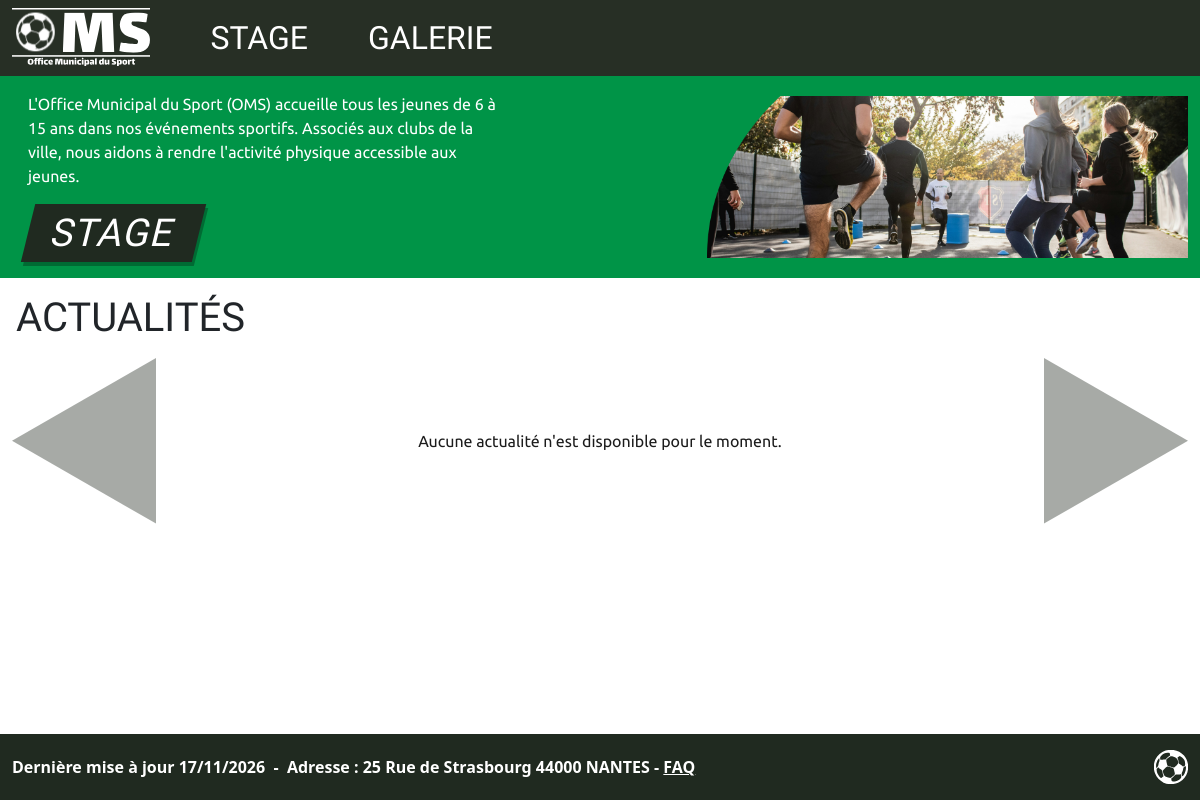
/, run on an earlier commit of the app's database.
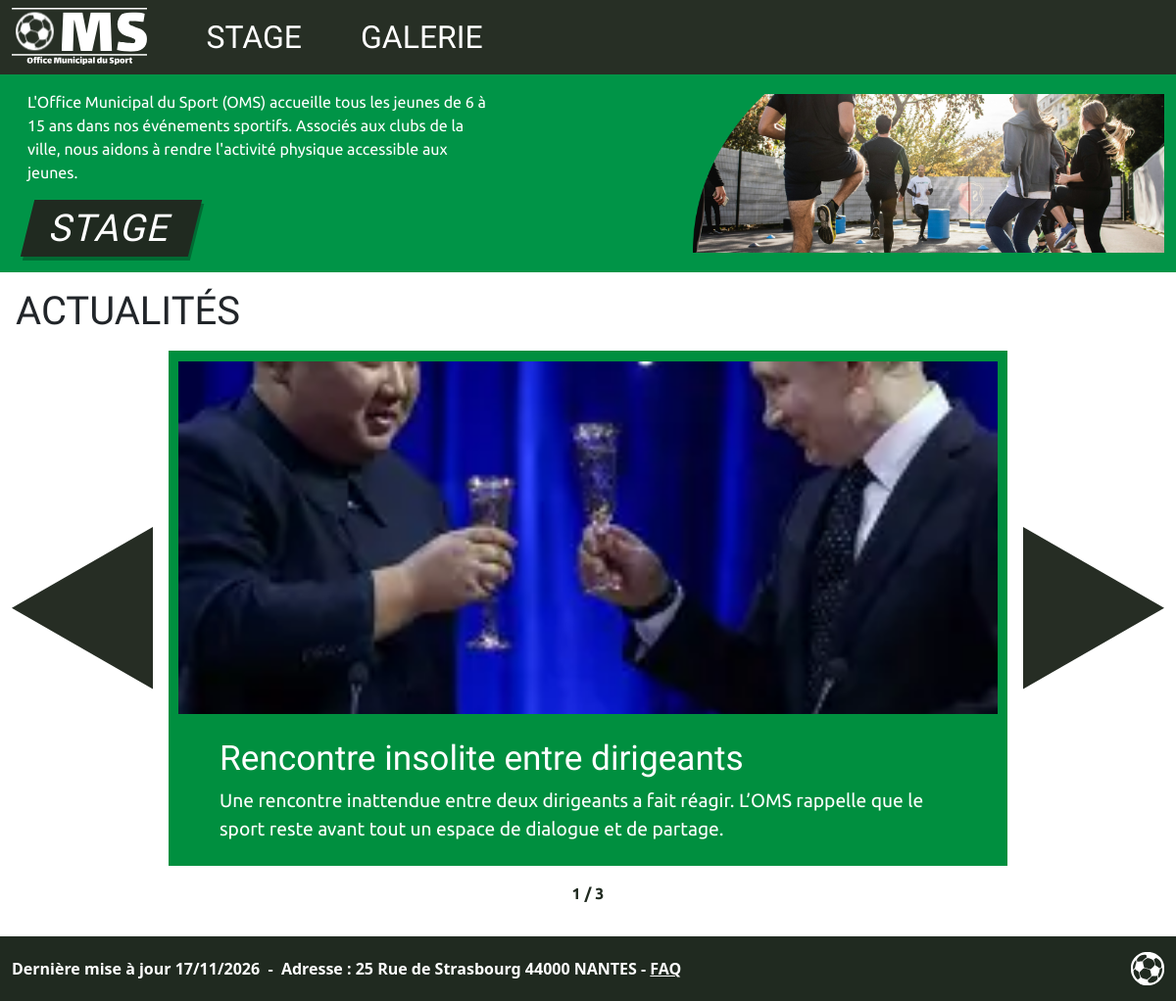
And on a later commit of the database.
### tables this page shows
CREATE TABLE Actualites (
    id_actu      INTEGER     NOT NULL,
    chemin_image VARCHAR(255),
    intitule     VARCHAR(100),
    description  VARCHAR(255),
    PRIMARY KEY (id_actu)
);

### public/index.php (the view, shortened to what this page needs)
<?php
$actualites = [];
$erreurActualites = false;
try {
    $pdo = new PDO(
        'mysql:host=localhost;dbname=ciel2627-b2;charset=utf8mb4',
        'ciel2627-b2', 'jtWccys1j0%l$6NJ',
        [PDO::ATTR_ERRMODE => PDO::ERRMODE_EXCEPTION]
    );
    $actualites = $pdo->query(
        'SELECT id_actu, intitule, description, chemin_image FROM actualites ORDER BY id_actu DESC'
    )->fetchAll(PDO::FETCH_ASSOC);
} catch (PDOException $e) {
    $erreurActualites = true;
    error_log($e->getMessage());
}
$nombreActualites = count($actualites);
?>
<!DOCTYPE html>
<html lang="fr">
<head>
    <link href="https://cdn.jsdelivr.net/npm/bootstrap@5.3.8/dist/css/bootstrap.min.css" rel="stylesheet"
>
    <link rel="stylesheet" href="../CSS/index.css">
</head>
<body>
    <div class="enrobage">
        <div class="prime-header">
            <header class="oms-header">
                <div class="container-fluid">
                    <div class="row align-items-center py-2">
                        <div class="col-auto logo">
                            <a href="index.php" aria-label="Retour à l'accueil">
                                <img src="../Annexes/Images/logo_OMS.svg" alt="Logo OMS - Office Municipal du Sport">
                            </a>
                        </div>
                        <div class="col d-flex justify-content-center justify-content-lg-start ps-lg-5">
                            <nav class="oms-nav" aria-label="Navigation principale">
                                <a href="stage.php">STAGE</a>
                                <a href="galerie.php">GALERIE</a>
                            </nav>
                        </div>
                    </div>
                </div>
            </header>
        </div>
        <main>
            <header class="description py-3 overflow-hidden">
                <div class="container-fluid">
                    <div class="row align-items-center justify-content-between g-3">
                        <div class="col-12 col-md-5 d-flex flex-column align-items-start gap-3 mx-3">
                            <p class="mb-0">
                                L'Office Municipal du Sport (OMS) accueille tous les jeunes de 6 à 15 ans dans nos
                                événements sportifs. Associés aux clubs de la ville, nous aidons à rendre l'activité
                                physique accessible aux jeunes.
                            </p>
                            <a href="stage.php" class="btn btn-dark px-4 py-2 oms-btn">STAGE</a>
                        </div>
                        <div class="col-12 col-md-5">
                            <img src="../Annexes/Images/image_accueil.png" class="img-fluid" alt="image_accueil">
                        </div>
                    </div>
                </div>
            </header>
            <h1 class="mx-3 my-3 h_actu">ACTUALITÉS</h1>
            <div class="container-fluid">
                <div class="carousel-actu d-flex align-items-center justify-content-between gap-3" data-carousel tabindex="0" aria-label="Actualités">
                    <button type="button" class="fleche fleche-gauche" data-carousel-prev aria-label="Actualité précédente" aria-controls="actu-liste" <?= $nombreActualites <= 1 ? 'disabled' : '' ?>>
                        <svg viewBox="0 0 100 100" preserveAspectRatio="none" aria-hidden="true">
                            <polygon points="100,0 0,50 100,100" />
                        </svg>
                    </button>
                    <div class="actu-viewport" id="actu-liste" aria-live="polite">
                        <?php if ($erreurActualites): ?>
                            <p class="actu-message" role="alert">Impossible de charger les actualités pour le moment.</p>
                        <?php elseif (!$actualites): ?>
                            <p class="actu-message">Aucune actualité n'est disponible pour le moment.</p>
                        <?php else: ?>
                            <?php foreach ($actualites as $index => $actualite): ?>
                                <?php
                                $intitule = trim((string) ($actualite['intitule'] ?? ''));
                                $description = trim((string) ($actualite['description'] ?? ''));
                                $image = trim((string) ($actualite['chemin_image'] ?? ''));
                                ?>
                                <article class="box_actu" data-carousel-slide <?= $index === 0 ? 'aria-hidden="false"' : 'aria-hidden="true" hidden' ?>>
                                    <img src="<?= htmlspecialchars($image, ENT_QUOTES, 'UTF-8') ?>" alt="<?= htmlspecialchars($intitule, ENT_QUOTES, 'UTF-8') ?>" class="actu-img">
                                    <div class="box_text">
                                        <h2 class="font-title"><?= htmlspecialchars($intitule, ENT_QUOTES, 'UTF-8') ?></h2>
                                        <p class="box_desc"><?= htmlspecialchars($description, ENT_QUOTES, 'UTF-8') ?></p>
                                    </div>
                                </article>
                            <?php endforeach; ?>
                        <?php endif; ?>
                    </div>
                    <button type="button" class="fleche fleche-droite" data-carousel-next aria-label="Actualité suivante" aria-controls="actu-liste" <?= $nombreActualites <= 1 ? 'disabled' : '' ?>>
                        <svg viewBox="0 0 100 100" preserveAspectRatio="none" aria-hidden="true">
                            <polygon points="0,0 100,50 0,100" />
                        </svg>
                    </button>
                </div>
                <?php if ($nombreActualites > 0): ?>
                    <p class="actu-compteur" data-carousel-status aria-live="polite">1 / <?= $nombreActualites ?></p>
                <?php endif; ?>
            </div>
        </main>
        <footer class="oms-footer py-3">
            <div class="container-fluid d-flex flex-wrap justify-content-between align-items-center gap-2">
                <p>Dernière mise à jour 17/11/2026&nbsp;&nbsp;-&nbsp;&nbsp;Adresse&nbsp;: 25 Rue de Strasbourg 44000
                    NANTES - <a href="FAQ.php">FAQ</a></p>
                <a href="Admin_login.php" aria-label="Accéder à la connexion administrateur">
                    <img src="../Annexes/Images/logo_ball_oms.svg" alt="" class="ball-icon">
                </a>
            </div>
        </footer>
    </div>
</body>
</html>

### CSS/index.css (style rules this page uses)
html { height: 100%; box-sizing: border-box; overflow-x: hidden; }
body { display: flex; flex-direction: column; min-height: 100vh; overflow-x: hidden; }
main { flex: 1; }
.h_actu { font-family: 'Lalezar', sans-serif; }
.enrobage { display: flex; flex-direction: column; min-height: 100vh; width: 100%; }
.prime-header { background-color: #272F25; color: white; font-family: 'Lalezar', sans-serif; }
.description { background-color: var(--oms-green); color: #ffffff; font-family: 'Ubuntu', sans-serif; }
.description img { max-width: 100%; height: auto; object-fit: contain; }
.box_actu img { object-fit: cover; }
:root { --oms-sombre: #202a20; --oms-text: #1c1c1c; --oms-green: #009447; --oms-white: #ffffff; }
.oms-header .logo img { height: 60px; width: auto; }
.oms-nav { display: flex; gap: 60px; }
.oms-btn { display:inline-block;border:0;border-radius:0;cursor:pointer; background:var(--oms-sombre);color:#fff; font-family:'Lalezar',sans-serif;font-size:2.4rem;line-height:1.1; letter-spacing:.03em;text-transform:uppercase; padding:.6rem 2.3rem .45rem;transform:skewX(-14deg); box-shadow:3px 4px 0 rgba(0,0,0,.28); }
.font-title { font-family: 'Lalezar', sans-serif; }
.oms-nav a { color: var(--oms-white); font-family: 'Lalezar', sans-serif; font-size: 2rem; text-decoration: none; }
.carousel-actu { max-width: 1400px; margin: 0 auto 2rem; }
.actu-viewport { flex: 1 1 auto; min-width: 0; }
.actu-compteur { margin: -1rem auto 2rem; color: var(--oms-sombre); font-family: "Ubuntu", sans-serif; font-weight: 700; text-align: center; }
.fleche { flex: 0 0 auto; width: clamp(50px, 12vw, 160px); aspect-ratio: 1 / 1.15; padding: 0; border: 0; background: none; cursor: pointer; }
.fleche svg { width: 100%; height: 100%; display: block; fill: #262d24; }
.box_actu { flex: 1 1 auto; max-width: 1000px; background: #008f3f; color: #fff; padding: 1.2% 1.2% 0; }
.actu-img { display: block; width: 100%; height: auto; max-height: clamp(180px, 30vw, 360px); object-fit: contain; background-color: #f5f5f5; }
.box_text { padding: 1.5rem 3rem 1.5rem 5%; }
.box_text .font-title { font-family: "Lalezar", sans-serif; font-size: clamp(1.3rem, 3vw, 2.2rem); }
.box_desc { font-family: "Ubuntu", sans-serif; font-size: clamp(0.9rem, 1.6vw, 1.4rem); margin: 0; }
.oms-footer { width: 100%; background-color: var(--oms-sombre); color: var(--oms-white); }
.oms-footer p { font-weight: 700; margin: 0; }
.oms-footer a { color: var(--oms-white); font-weight: 700; }
.oms-footer .ball-icon { height: 34px; width: auto; }
.actu-message { margin: 0; padding: 2rem; color: var(--oms-text); font-family: "Ubuntu", sans-serif; text-align: center; }
.fleche:disabled { cursor: default; opacity: .4; }

What changed in the data, as far as the page shows it:
added actualites: chemin_image (picture), intitule "Rencontre insolite entre dirigeants", description "Une rencontre inattendue entre deux dirigeants a fait réagir. L’OMS rappelle que le sport reste avant tout un espace de dialogue et de partage."
Also different on the page:
$nombreActualites: (not shown) → "3"
text no longer shown: "Aucune actualité n'est disponible pour le moment."
text now shown: "1 /"
